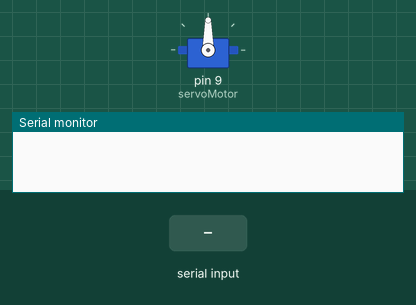
A sketch run on a simulated Arduino Uno, built with avr-gcc and run on an emulated ATmega328P. Shown: servo, the last lines printed to the serial monitor. Inputs (shaded band) come from the test bench.

Above: at 1.2 s.
1.3 s: "a,45\n" received over Serial
At 2.5 s:
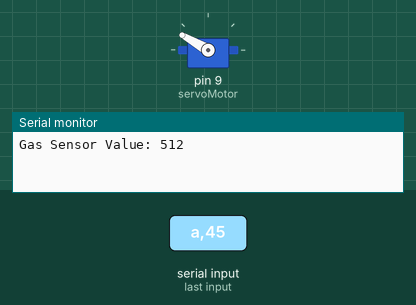
2.8 s: "200\n" received over Serial
At 3.8 s:
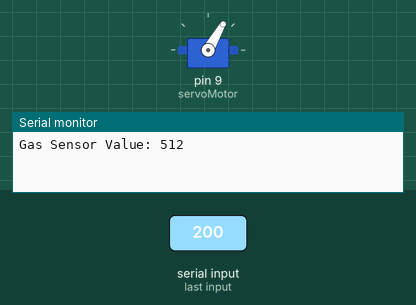
4.3 s: "90,45\n" received over Serial
At 5.0 s:
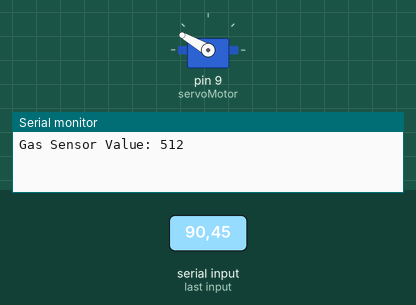
Timing chart, 0 to 7.3 s (numbered marks = the images above; inputs shaded):
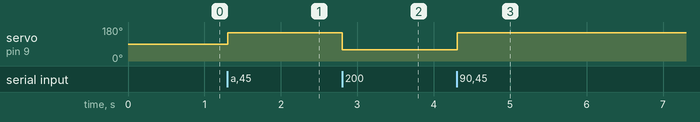

The sketch:

20230807_S2.ino
```cpp
#include <Arduino.h>
#include <Servo.h>

Servo servoMotor;

const int gasSensorPin = A1;   // 가스 센서 모듈을 연결한 아날로그 핀 번호

void setup() {
  Serial.begin(9600);
  servoMotor.attach(9);   // 서보 모터를 9번 핀에 연결
  servoMotor.write(90);   // 서보 모터의 초기 각도를 90도로 설정
}

void loop(){
  if (Serial.available() > 0) {
    char inputChar = Serial.read();

    if (inputChar >= '1' && inputChar <= '5') {   // 1부터 5 사이의 숫자가 입력되었을 때
      int angle = (inputChar - '0') * 30;   // 입력된 숫자에 해당하는 각도 계산 (1-30, 2-60, 3...)
      servoMotor.write(angle);   // 서보 모터를 계산한 각도로 회전
    } else if (inputChar == 'a') {   // 문자 'a' 가 입력되었을 때 가스 센서 값을 읽어서 시리얼로 출력
    int gasValue = analogRead(gasSensorPin);
    Serial.print("Gas Sensor Value: ");
    Serial.println(gasValue);
    }
  }
}
```

Measured:
- after the input at 1.3 s, servo on pin 9 (servoMotor): 90° → 150° at once
- after the input at 2.8 s, servo on pin 9 (servoMotor): 150° → 60° at once
- after the input at 4.3 s, servo on pin 9 (servoMotor): 60° → 150° at once
